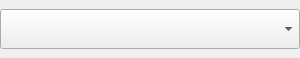
<?xml version="1.0" encoding="UTF-8"?>
<ui version="4.0">
 <class>tlinsWConstelation</class>
 <widget class="QWidget" name="tlinsWConstelation">
  <property name="geometry">
   <rect>
    <x>0</x>
    <y>0</y>
    <width>300</width>
    <height>58</height>
   </rect>
  </property>
  <property name="minimumSize">
   <size>
    <width>300</width>
    <height>40</height>
   </size>
  </property>
  <property name="maximumSize">
   <size>
    <width>300</width>
    <height>16777215</height>
   </size>
  </property>
  <property name="windowTitle">
   <string>Form</string>
  </property>
  <layout class="QGridLayout" name="gridLayout">
   <property name="leftMargin">
    <number>0</number>
   </property>
   <property name="topMargin">
    <number>0</number>
   </property>
   <property name="rightMargin">
    <number>0</number>
   </property>
   <property name="bottomMargin">
    <number>0</number>
   </property>
   <property name="spacing">
    <number>0</number>
   </property>
   <item row="0" column="0">
    <widget class="QComboBox" name="constelation">
     <property name="sizePolicy">
      <sizepolicy hsizetype="Expanding" vsizetype="Fixed">
       <horstretch>0</horstretch>
       <verstretch>0</verstretch>
      </sizepolicy>
     </property>
     <property name="minimumSize">
      <size>
       <width>0</width>
       <height>40</height>
      </size>
     </property>
     <property name="maximumSize">
      <size>
       <width>16777215</width>
       <height>40</height>
      </size>
     </property>
     <property name="font">
      <font>
       <weight>50</weight>
       <bold>false</bold>
      </font>
     </property>
    </widget>
   </item>
  </layout>
 </widget>
 <resources/>
 <connections/>
</ui>
